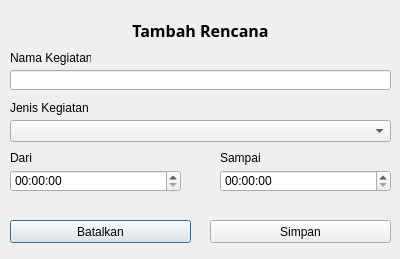
<?xml version="1.0" encoding="UTF-8"?>
<ui version="4.0">
 <class>Dialog</class>
 <widget class="QDialog" name="Dialog">
  <property name="geometry">
   <rect>
    <x>0</x>
    <y>0</y>
    <width>400</width>
    <height>259</height>
   </rect>
  </property>
  <property name="windowTitle">
   <string>Dialog</string>
  </property>
  <widget class="QLabel" name="label">
   <property name="geometry">
    <rect>
     <x>10</x>
     <y>20</y>
     <width>381</width>
     <height>20</height>
    </rect>
   </property>
   <property name="font">
    <font>
     <family>Montserrat</family>
     <pointsize>12</pointsize>
     <weight>75</weight>
     <bold>true</bold>
    </font>
   </property>
   <property name="text">
    <string>Tambah Rencana</string>
   </property>
   <property name="alignment">
    <set>Qt::AlignCenter</set>
   </property>
  </widget>
  <widget class="QLineEdit" name="lineEdit">
   <property name="geometry">
    <rect>
     <x>10</x>
     <y>70</y>
     <width>381</width>
     <height>20</height>
    </rect>
   </property>
  </widget>
  <widget class="QComboBox" name="comboBox">
   <property name="geometry">
    <rect>
     <x>10</x>
     <y>120</y>
     <width>381</width>
     <height>22</height>
    </rect>
   </property>
  </widget>
  <widget class="QTimeEdit" name="timeEdit">
   <property name="geometry">
    <rect>
     <x>10</x>
     <y>170</y>
     <width>171</width>
     <height>22</height>
    </rect>
   </property>
  </widget>
  <widget class="QTimeEdit" name="timeEdit_2">
   <property name="geometry">
    <rect>
     <x>220</x>
     <y>170</y>
     <width>171</width>
     <height>22</height>
    </rect>
   </property>
  </widget>
  <widget class="QLabel" name="label_2">
   <property name="geometry">
    <rect>
     <x>10</x>
     <y>50</y>
     <width>81</width>
     <height>16</height>
    </rect>
   </property>
   <property name="text">
    <string>Nama Kegiatan</string>
   </property>
  </widget>
  <widget class="QLabel" name="label_3">
   <property name="geometry">
    <rect>
     <x>10</x>
     <y>100</y>
     <width>81</width>
     <height>16</height>
    </rect>
   </property>
   <property name="text">
    <string>Jenis Kegiatan</string>
   </property>
  </widget>
  <widget class="QLabel" name="label_4">
   <property name="geometry">
    <rect>
     <x>10</x>
     <y>150</y>
     <width>81</width>
     <height>16</height>
    </rect>
   </property>
   <property name="text">
    <string>Dari</string>
   </property>
  </widget>
  <widget class="QLabel" name="label_5">
   <property name="geometry">
    <rect>
     <x>220</x>
     <y>150</y>
     <width>81</width>
     <height>16</height>
    </rect>
   </property>
   <property name="text">
    <string>Sampai</string>
   </property>
  </widget>
  <widget class="QPushButton" name="pushButton">
   <property name="geometry">
    <rect>
     <x>10</x>
     <y>220</y>
     <width>181</width>
     <height>23</height>
    </rect>
   </property>
   <property name="text">
    <string>Batalkan</string>
   </property>
  </widget>
  <widget class="QPushButton" name="pushButton_2">
   <property name="geometry">
    <rect>
     <x>210</x>
     <y>220</y>
     <width>181</width>
     <height>23</height>
    </rect>
   </property>
   <property name="text">
    <string>Simpan</string>
   </property>
  </widget>
 </widget>
 <resources/>
 <connections/>
</ui>
